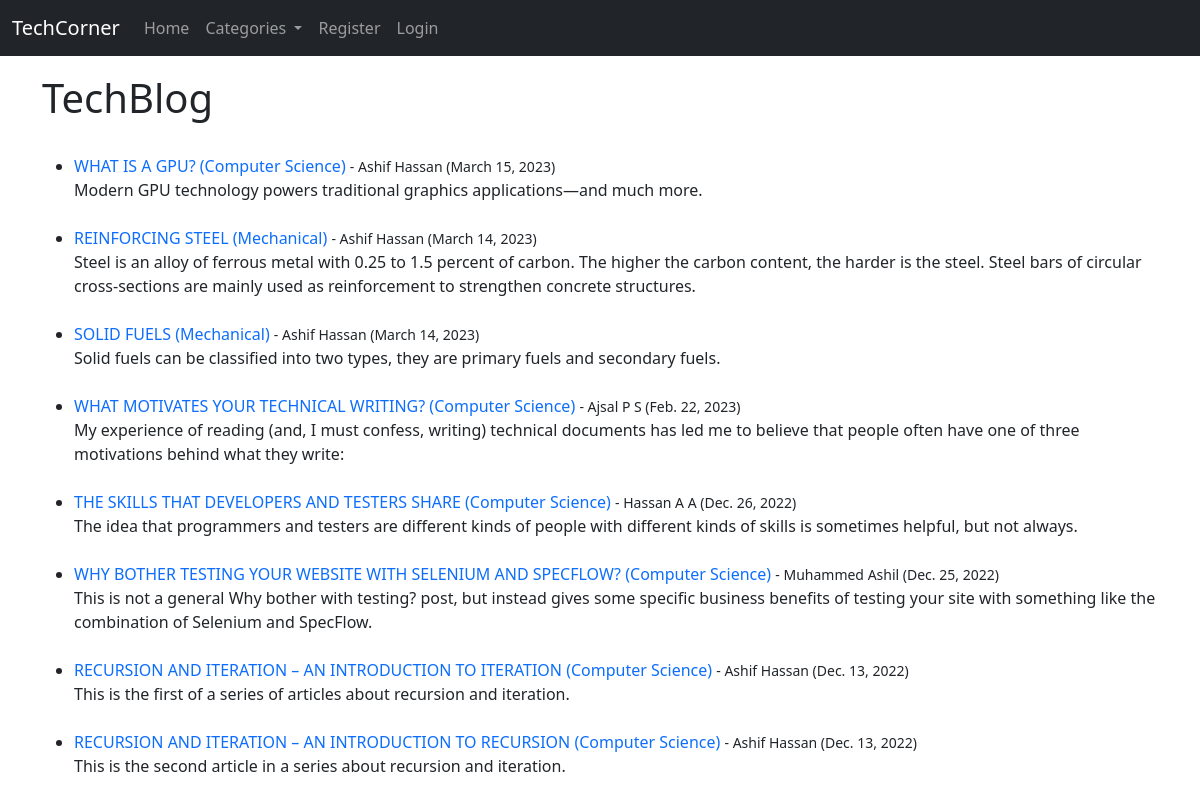
The page / on the database its author committed.
### tech/models.py (models this page shows, shortened)
class Post(models.Model):
    title = models.CharField(max_length=200)
    author = models.ForeignKey(User, on_delete=models.CASCADE)
    header_image = models.ImageField(null=True, blank=True, upload_to="images/")
    body = RichTextField(blank=True, null=True)
    post_date = models.DateField(auto_now_add=True)
    category = models.CharField(max_length=200, default='Computer Science')
    snippet = models.CharField(max_length=300)
    likes = models.ManyToManyField(User, related_name='blog_posts')

### tech/views.py (the view)
# urls.py: 2. Add a URL to urlpatterns:  path('', Home.as_view(), name='home')
class Home(ListView):
    model = Post
    template_name = 'index.html'
    ordering = ['-post_date']
    def get_context_data(self, *args, **kwargs):
        cat_menu = Category.objects.all()
        context = super(Home, self).get_context_data(*args, **kwargs)
        context["cat_menu"] = cat_menu
        return context

### tech/models.py (called while the page is built)
    def __str__(self):
        return self.name

### tech/templates/index.html (shortened to what this page needs)
<!DOCTYPE html>
<html lang="en" xmlns="http://www.w3.org/1999/html">
{% extends 'base.html' %}
{% block content %}
<head>
</head>
<body>
<h1 class="content">TechBlog</h1>
<br>
<ul>
    {% for post in object_list %}
    <li><a href="{% url 'article-details' post.pk %}" style="text-transform: uppercase;">
            {{ post.title }}</a>
        <a href="{% url 'category' post.category|slugify %}">
            ({{ post.category }})</a>
        <small>
            - {{ post.author.first_name }}
            {{ post.author.last_name }}
            ({{ post.post_date }})
        </small><br>
        {{ post.snippet }}
    </li><br>
    {% endfor %}
</ul>
</body>
</html>
{% endblock %}

### tech/templates/base.html (shortened to what this page needs)
<!doctype html>
<html lang="en" xmlns="http://www.w3.org/1999/html">
{% load static %}
<head>
    <link href="https://cdn.jsdelivr.net/npm/bootstrap@5.2.3/dist/css/bootstrap.min.css" rel="stylesheet">
    <link rel="stylesheet" href="https://cdn.jsdelivr.net/npm/bootstrap-icons@1.10.3/font/bootstrap-icons.css">
    <link href="{% static 'tech/css/style.css' %}" rel="stylesheet">
</head>
<body>
  <nav class="navbar navbar-expand-lg navbar-dark bg-dark sticky">
    <div class="container-fluid">
      <a class="navbar-brand" href="{% url 'index' %}">TechCorner</a>
      <div class="collapse navbar-collapse" id="navbarSupportedContent">
        <ul class="navbar-nav me-auto mb-2 mb-lg-0">
          <li class="nav-item">
            <a class="nav-link" href="{% url 'index' %}">Home</a>
          </li>
        {% if cat_menu %}
          <li class="nav-item dropdown">
            <a class="nav-link dropdown-toggle" href="#" role="button" data-bs-toggle="dropdown" aria-expanded="false">
              Categories
            </a>
          </li>
        {% endif %}
        {% if user.is_authenticated %}
          <li class="nav-item">
            <a class="nav-link" href="{% url 'add_post' %}">Add Blog</a>
          </li>
          <li class="nav-item">
            <a class="nav-link" href="{% url 'add_category' %}">Add Category</a>
          </li>
        {% else %}
          <li class="nav-item">
            <a class="nav-link" href="{% url 'register' %}">Register</a>
          </li>
          <li class="nav-item">
            <a class="nav-link" href="{% url 'login' %}">Login</a>
          </li>
        {% endif %}
        </ul>
      </div>
    </div>
  </nav>
    <br>
    <div class="container">
      {% block content %}
      {% endblock %}
</body>
</html>

### static/tech/css/style.css (style rules this page uses)
a { text-decoration: none; }
.content { padding-top: 50px; }
.sticky { position: fixed; top: 0; width: 100%; }

### rows shown on the page
Post: title "WHAT IS A GPU?", category "Computer Science", author.first_name "Ashif", author.last_name "Hassan", post_date "March 15, 2023", snippet "Modern GPU technology powers traditional graphics applications—and much more."
Post: title "REINFORCING STEEL", category "Mechanical", author.first_name "Ashif", author.last_name "Hassan", post_date "March 14, 2023", snippet "Steel is an alloy of ferrous metal with 0.25 to 1.5 percent of carbon. The higher the carbon content, the harder is the steel. Steel bars of circular cross-sections are mainly used as reinforcement to strengthen concrete structures."
Post: title "SOLID FUELS", category "Mechanical", author.first_name "Ashif", author.last_name "Hassan", post_date "March 14, 2023", snippet "Solid fuels can be classified into two types, they are primary fuels and secondary fuels."
Post: title "WHAT MOTIVATES YOUR TECHNICAL WRITING?", category "Computer Science", author.first_name "Ajsal", author.last_name "P S", post_date "Feb. 22, 2023", snippet "My experience of reading (and, I must confess, writing) technical documents has led me to believe that people often have one of three motivations behind what they write:"
Post: title "THE SKILLS THAT DEVELOPERS AND TESTERS SHARE", category "Computer Science", author.first_name "Hassan", author.last_name "A A", post_date "Dec. 26, 2022", snippet "The idea that programmers and testers are different kinds of people with different kinds of skills is sometimes helpful, but not always."
Post: title "WHY BOTHER TESTING YOUR WEBSITE WITH SELENIUM AND SPECFLOW?", category "Computer Science", author.first_name "Muhammed", author.last_name "Ashil", post_date "Dec. 25, 2022", snippet "This is not a general Why bother with testing? post, but instead gives some specific business benefits of testing your site with something like the combination of Selenium and SpecFlow."
Post: title "RECURSION AND ITERATION – AN INTRODUCTION TO ITERATION", category "Computer Science", author.first_name "Ashif", author.last_name "Hassan", post_date "Dec. 13, 2022", snippet "This is the first of a series of articles about recursion and iteration."
Post: title "RECURSION AND ITERATION – AN INTRODUCTION TO RECURSION", category "Computer Science", author.first_name "Ashif", author.last_name "Hassan", post_date "Dec. 13, 2022", snippet "This is the second article in a series about recursion and iteration."
